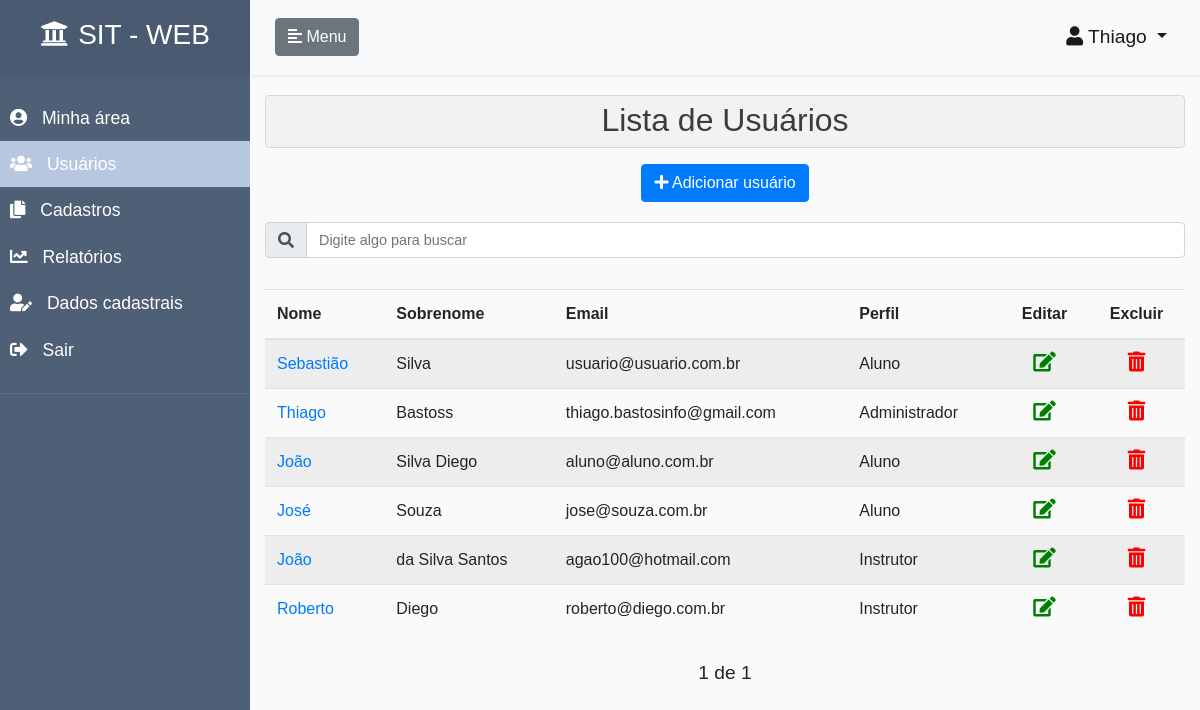
The app's page /accounts/lista-usuarios/ (signed in), older data.
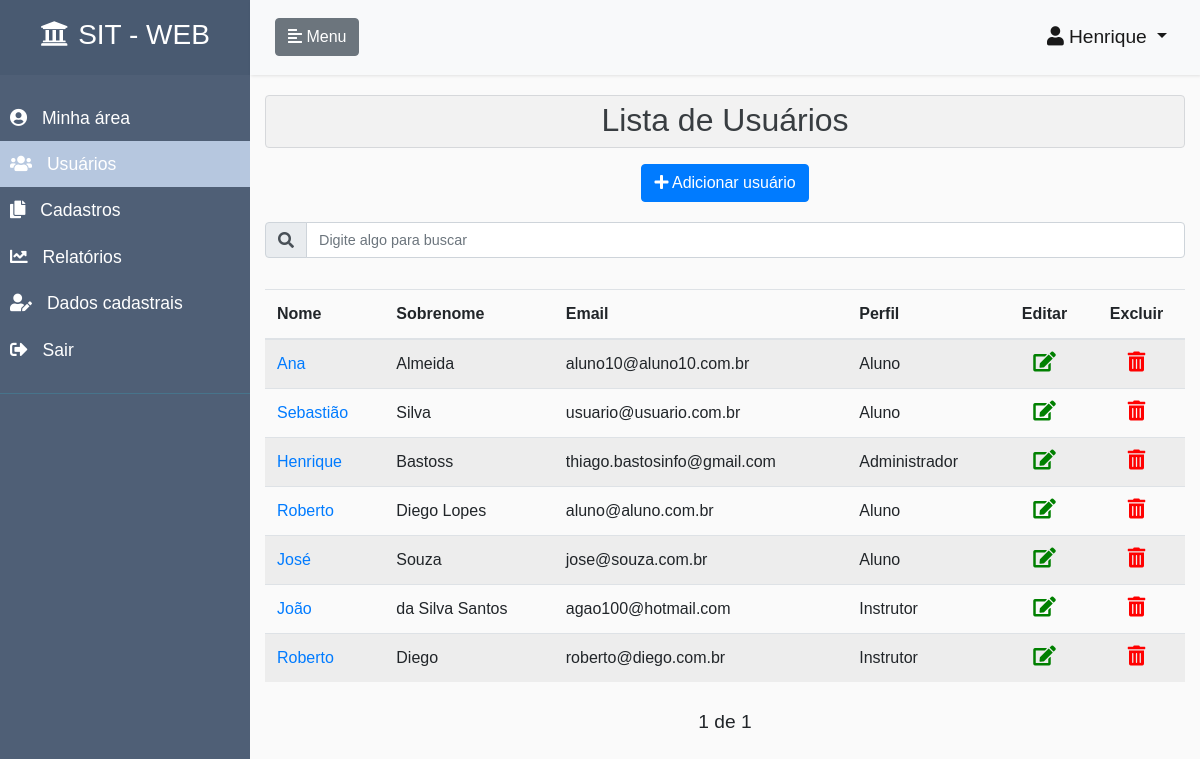
The same page, newer data.
### accounts/models.py (models this page shows, shortened)
class CustomUser(AbstractUser):
    ALUNO = 1
    INSTRUTOR = 2
    ADMINISTRADOR = 3
    PERFIS = (
        (ALUNO, 'Aluno'),
        (INSTRUTOR, 'Instrutor'),
        (ADMINISTRADOR, 'Administrador'),
    )
    email = models.EmailField(unique=True)
    username = models.CharField(
        max_length=150,
        null=True,
        blank=True,
    )
    perfil = models.PositiveSmallIntegerField(
        choices=PERFIS,
        null=True,
        blank=True
    )
    REQUIRED_FIELDS = []
    USERNAME_FIELD = 'email'
    def tem_perfil_administrador(self):
        if self.perfil == self.ADMINISTRADOR or self.is_staff:
            return True
        return False

### accounts/views.py (the view)
# urls.py: path('lista-usuarios/', listaUsuariosView, name='lista-usuarios'),
@login_required
def listaUsuariosView(request):
    perfil_administrador = False
    if request.user.tem_perfil_administrador():
        perfil_administrador = True
        tituloPagina = "Lista de usuários"
        try:
            search = request.GET.get('search')
        except:
            search = None
        if search:
            search_fields = ['username', 'first_name', 'last_name', 'email']
            filtro = reduce(or_, [Q(**{'{}__icontains'.format(f): search}) for f in search_fields], Q())
            objetos = CustomUser.objects.filter(filtro)
            objetos = objetos.filter(Q(perfil=1) | (Q(perfil=2) | (Q(perfil=2)))).order_by('username')
        else:
            lista_objetos = CustomUser.objects.all().order_by('username')
            lista_objetos = lista_objetos.filter(Q(perfil=1) | (Q(perfil=2) | (Q(perfil=3))))
            paginator = Paginator(lista_objetos, 10)
            page = request.GET.get('page')
            objetos = paginator.get_page(page)
        nao_tem_objetos = False
        if len(objetos) == 0:
            nao_tem_objetos = True
        nome_template = 'usuarios-lista.html'
        if request.is_ajax():
            nome_template = 'usuarios-lista-conteudo.html'
        return render(
            request,
            nome_template,
            {
                'objetos': objetos,
                'tituloPagina': tituloPagina,
                'perfil_administrador': perfil_administrador,
                'nao_tem_objetos': nao_tem_objetos,
                'menu_inicio': False,
                'menu_meus_cursos': False,
                'menu_cadastros': False,
                'menu_relatorios': False,
                'menu_usuarios': True,
                'menu_dados_cadastrais': False,
            }
        )
    else:
        return trata_usuario_sem_permissao(request)

### accounts/templates/usuarios-lista.html (shortened to what this page needs)
{% extends 'pagina-inicial.html' %}
{% block content_page %}
<div class="col-12 list-div">
    <div class="alert alert-secondary" role="alert" style="background-color: rgba(0,0,0,.03); padding: 0;">
        <h2 class="text-center" style="margin-top: 5px;">Lista de Usuários</h2>
    </div>
    <div class="btn-toolbar justify-content-between" role="toolbar" aria-label="Toolbar with button groups">
        <div class="col text-center" style="margin-top: 0px; margin-bottom: 5px;">
          <a href="/accounts/novo-usuario/" class="btn btn-primary" role="button" title="Adiciona um novo usuário">
              <i class="fas fa-plus class-icone-button"></i>
                  Adicionar usuário
          </a>
        </div>
    </div>
    <div class="col-12 search-div">
        <form method="GET" id="search-form">
                <div class="input-group mb-3">
                    <div class="input-group-prepend">
                        <span class="input-group-text" id="basic-addon1"><i class="fas fa-search" id="teste"></i></span>
                    </div>
                    <input class="form-control" type="text" id="search" name="search"
                           placeholder="Digite algo para buscar"
                           value="{{ request.GET.search }}"
                           style="font-size: 0.9rem"
                           title="Informe qualquer caracteristica de um curso para filtrar">
                </div>
        </form>
    </div>
    {% if nao_tem_objetos == False %}
    <div class="container-pesquisa">
        {% include  'usuarios-lista-conteudo.html' %}
    </div>
        <div class="pagination" style="margin-top: 10px;">
            <span class="step-links">
                <div class="btn-toolbar justify-content-between" role="toolbar" aria-label="Toolbar with button groups">
                    <span>
                        {% if objetos.paginator.num_pages %}
                        <span class="current" style="font-size: 1.2rem;">
                            {{ objetos.number }} de {{ objetos.paginator.num_pages }}
                        </span>
                        {% endif %}
                    </span>
                </div>
            </span>
        </div>
    {% else %}
        <h5 class="text-center" style="margin-top: 20px;">Sem cadastros a serem exibidos</h5>
    {% endif %}
</div>
{% endblock %}

### templates/pagina-inicial.html (shortened to what the changed rows need)
{% extends  'base.html' %}
{% load static %}
{% load crispy_forms_tags %}
{% block head %}
    <link rel="stylesheet" href="{% static 'css/styles.css' %}">
{% endblock %}
{% block body %}
<body>
    <div class="wrapper">
        <div id="content" class="container-fluid" style="padding-top: 0; padding-left: 0; padding-right: 0;">
            <nav class="navbar navbar-expand-lg navbar-light bg-light">
                <div class="container-fluid">
                    <div class="collapse navbar-collapse" id="navbarSupportedContent">
                        <ul class="navbar-nav ml-auto">
                              <li class="nav-item active dropdown">
                                <a class="nav-link dropdown-toggle" href="#" id="navbarDropdownMenuLink" data-toggle="dropdown" aria-haspopup="true" aria-expanded="false" style="font-size: 1.2rem;">
                                  <i class="fas fa-user class-icon icone-usuario"></i>{{ user.first_name }}
                                </a>
                              </li>
                        </ul>
                    </div>
                </div>
            </nav>
            <div class="container-fluid">
                {% block content_page %}{% endblock %}
            </div>
        </div>
    </div>
</body>
{% endblock %}

### accounts/templates/usuarios-lista-conteudo.html (shortened to what this page needs)
       <div style="overflow-x:auto;">
            <table class="table table-striped">
                <thead>
                    <tr>
                        <th scope="col">Nome</th>
                        <th scope="col">Sobrenome</th>
                        <th scope="col">Email</th>
                        <th scope="col">Perfil</th>
                        <th scope="col"><div class="text-center">Editar</div></th>
                        <th scope="col"><div class="text-center">Excluir</div></th>
                    </tr>
                </thead>
                <tbody>
                {% for objeto in objetos %}
                    <tr>
                        <td><a href="/accounts/edit/{{ objeto.id }}">{{ objeto.first_name }}</a></td>
                        <td>{{ objeto.last_name }}</td>
                        <td>{{ objeto.email }}</td>
                        {% if objeto.perfil == 1 %}
                            <td>Aluno</td>
                        {% else %}
                            {% if objeto.perfil == 2 %}
                                <td>Instrutor</td>
                            {% else %}
                                {% if objeto.perfil == 3 %}
                                    <td>Administrador</td>
                                {% else %}
                                    <td>-</td>
                                {% endif %}
                            {% endif %}
                        {% endif %}
                        <td>
                            <div class="text-center">
                                <a href="/accounts/edit/{{ objeto.id }}" title="Abre edição do usuário selecionado">
                                    <i class="fas fa-edit" style="cursor: pointer; font-size: 20px; color: green;"></i>
                                </a>
                            </div>
                        </td>
                        <td>
                            <div class="text-center">
                                <i class="fas fa-trash-alt" style="cursor: pointer; font-size: 20px; color: red;" onclick="removeItem({{ objeto.id }}, '/accounts/remove-usuario/{{ objeto.id }}')" title="Remove o usuário selecionado"></i>
                            </div>
                        </td>
                    </tr>
                {% endfor %}
                </tbody>
            </table>
       </div>

Row changes from the older to the newer data that the page shows:
changed CustomUser "Bastoss": first_name "Thiago" → "Henrique"
added CustomUser: first_name "Ana", last_name "Almeida", email "aluno10@aluno10.com.br", perfil "Aluno"
changed CustomUser "aluno@aluno.com.br": first_name "João" → "Roberto"; last_name "Silva Diego" → "Diego Lopes"
